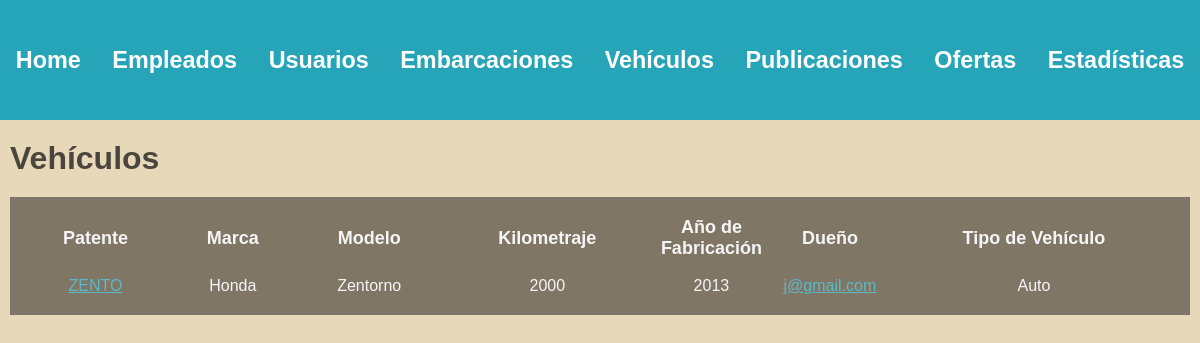
Before: /administrador/vehiculos/ (signed in) with the older database file.
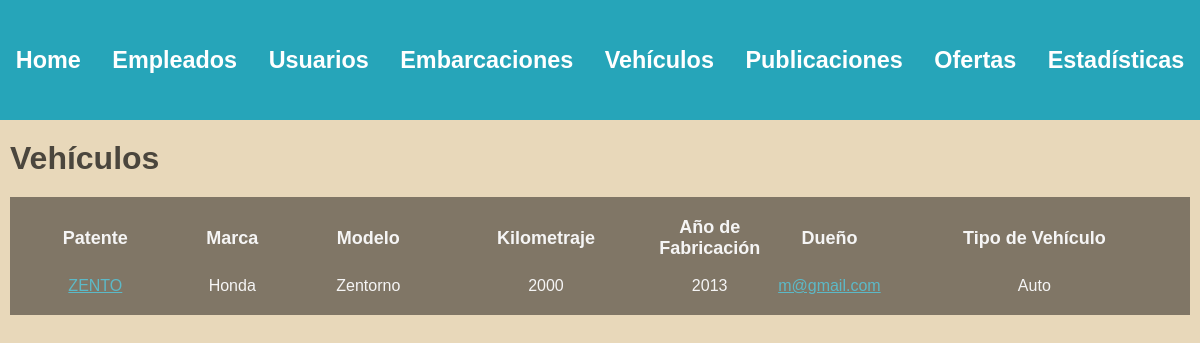
After: the same page with the newer database file.
### vehiculos/models.py (models this page shows)
class Vehiculo(models.Model):
    patente = models.CharField(max_length=100, unique=True)
    marca = models.CharField(max_length=100)
    modelo = models.CharField(max_length=100)
    tipo = models.ForeignKey(TipoVehiculo, on_delete=models.SET_NULL, null=True)
    año_fabricacion = models.DecimalField(max_digits=4, decimal_places=0, default=2000)
    kilometraje = models.DecimalField(max_digits=10, decimal_places=0, default=0)
    dueño = models.ForeignKey(Usuario, on_delete=models.CASCADE)

class TipoVehiculo(models.Model):
    clase = models.CharField(max_length=50, unique=True)

### usuarios/models.py (models this page shows, shortened)
class Usuario(AbstractBaseUser, PermissionsMixin):
    nombre = models.CharField(max_length=50)
    apellido = models.CharField(max_length=50)
    fecha_nacimiento = models.DateField()
    telefono = models.CharField(max_length=13)
    mail = models.EmailField(max_length=50, unique=True)
    password = models.CharField(max_length=128)
    is_staff= models.BooleanField(default=False)
    is_blocked= models.BooleanField(default=False)
    USERNAME_FIELD = 'mail'
    REQUIRED_FIELDS = ['nombre', 'apellido', 'fecha_nacimiento', 'telefono']

### administrador/views.py (the view)
# urls.py: path('administrador/vehiculos/', views.listar_vehiculos, name='lista vehiculos'),
@login_required(login_url=reverse_lazy('home'))
def listar_vehiculos(request):
    user = request.user
    if not user.is_superuser:
        return redirect('home')
    vehiculos = Vehiculo.objects.exclude(patente__startswith='*')
    return render(request, 'vehicles.html', {'vehiculos': vehiculos})

### autenticacion/backend.py (called while the page is built)
    def get_user(self, user_id):
        UserModel = get_user_model()
        try:
            return UserModel.objects.get(pk=user_id)
        except UserModel.DoesNotExist:
            return None

### administrador/templates/vehicles.html (shortened to what this page needs)
{% extends 'layouts/navbar.html' %}
{% block content %}
<div class="header">
    <h1>Vehículos</h1>
</div>
{% if vehiculos %}
    <table>
        <thead>
            <tr>
                <th>Patente</th>
                <th>Marca</th>
                <th>Modelo</th>
                <th>Kilometraje</th>
                <th>Año de Fabricación</th>
                <th>Dueño</th>
                <th>Tipo de Vehículo</th>
            </tr>
        </thead>
        <tbody>
            {% for vehiculo in vehiculos %}
                <tr>
                    <td>
                        <a href="{% url 'ver detalle vehiculo' vehiculo.id 0 %}"> {{vehiculo.patente}} </a>
                    </td>
                    <td>{{ vehiculo.marca }}</td>
                    <td>{{ vehiculo.modelo }}</td>
                    <td>{{ vehiculo.kilometraje }}</td>
                    <td>{{ vehiculo.año_fabricacion }}</td>
                    <td>
                        <a href="{% url 'ver perfil' vehiculo.dueño.id %}"> {{vehiculo.dueño}} </a>
                    </td>
                    <td>{{ vehiculo.tipo.clase }}</td>
                </tr>
            {% endfor %}
        </tbody>
    </table>
{% else %}
    <h3>No existen vehículos en la plataforma.</h3>
{% endif %}
{% endblock %}

Changed rows visible on the page:
changed Vehiculo "ZENTO": dueño "j@gmail.com" → "m@gmail.com"
